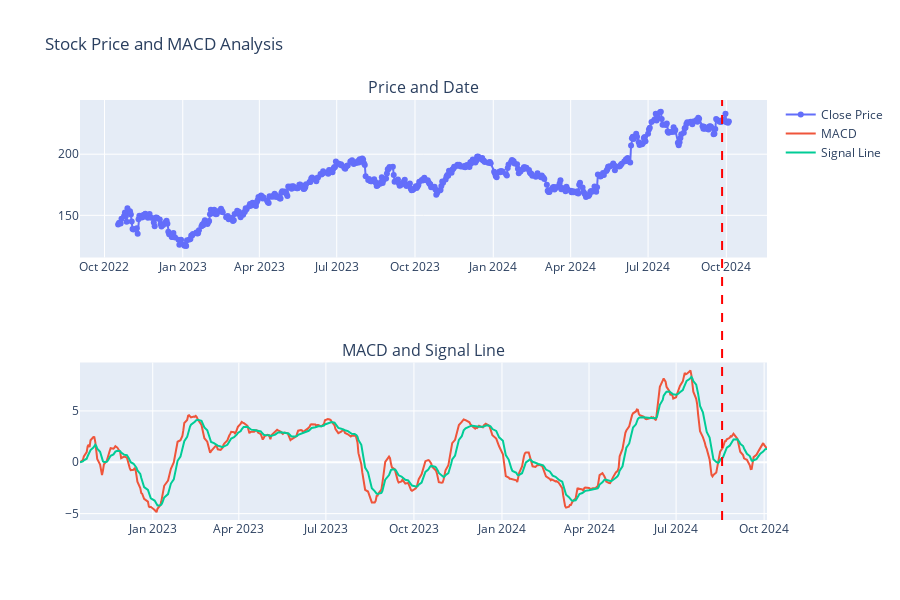

The notebook cell saved with this chart:
### Code cell
# Create subplots
fig = make_subplots(rows=2, cols=1, subplot_titles=('Price and Date', 'MACD and Signal Line'))

# First graph: Price and Date
fig.add_trace(go.Scatter(x=df['Date'], y=df['Close'].astype(float), mode='lines+markers', name='Close Price'), row=1, col=1)

# Second graph: MACD and Signal Line
fig.add_trace(go.Scatter(x=df['Date'], y=df['MACD'], mode='lines', name='MACD'), row=2, col=1)
fig.add_trace(go.Scatter(x=df['Date'], y=df['Signal_Line'], mode='lines', name='Signal Line'), row=2, col=1)

fig.add_shape(type='line',
    x0='2024-09-26', x1='2024-09-26',  # Set the x position for the vertical line
    y0=0, y1=1,  # y0 and y1 are normalized (0 to 1) for the y-axis
    xref='x', yref='paper',  # Reference the x-axis and the entire y-axis
    line=dict(color='Red', width=2, dash='dash')
)

# Update layout
fig.update_layout(title_text='Stock Price and MACD Analysis', height=600)

# Show the figure
fig.show()

### Figure 1 — Plotly figure (JSON) as saved in the notebook; plotly's stock layout.template omitted (floating-point values rounded to 4 significant figures; data arrays with more than 128 entries replaced by an {"elided": "..."} marker saying what was removed)
{"data": [{"mode": "lines+markers", "name": "Close Price", "type": "scatter", "x": {"elided": "495 str values"}, "xaxis": "x", "y": {"elided": "495 float values"}, "yaxis": "y"}, {"mode": "lines", "name": "MACD", "type": "scatter", "x": {"elided": "495 str values"}, "xaxis": "x2", "y": {"elided": "495 float values"}, "yaxis": "y2"}, {"mode": "lines", "name": "Signal Line", "type": "scatter", "x": {"elided": "495 str values"}, "xaxis": "x2", "y": {"elided": "495 float values"}, "yaxis": "y2"}], "layout": {"annotations": [{"font": {"size": 16}, "showarrow": false, "text": "Price and Date", "x": 0.5, "xanchor": "center", "xref": "paper", "y": 1, "yanchor": "bottom", "yref": "paper"}, {"font": {"size": 16}, "showarrow": false, "text": "MACD and Signal Line", "x": 0.5, "xanchor": "center", "xref": "paper", "y": 0.375, "yanchor": "bottom", "yref": "paper"}], "height": 600, "shapes": [{"line": {"color": "Red", "dash": "dash", "width": 2}, "type": "line", "x0": "2024-09-26", "x1": "2024-09-26", "xref": "x", "y0": 0, "y1": 1, "yref": "paper"}], "title": {"text": "Stock Price and MACD Analysis"}, "xaxis": {"anchor": "y", "domain": [0, 1]}, "xaxis2": {"anchor": "y2", "domain": [0, 1]}, "yaxis": {"anchor": "x", "domain": [0.625, 1]}, "yaxis2": {"anchor": "x2", "domain": [0, 0.375]}}}
